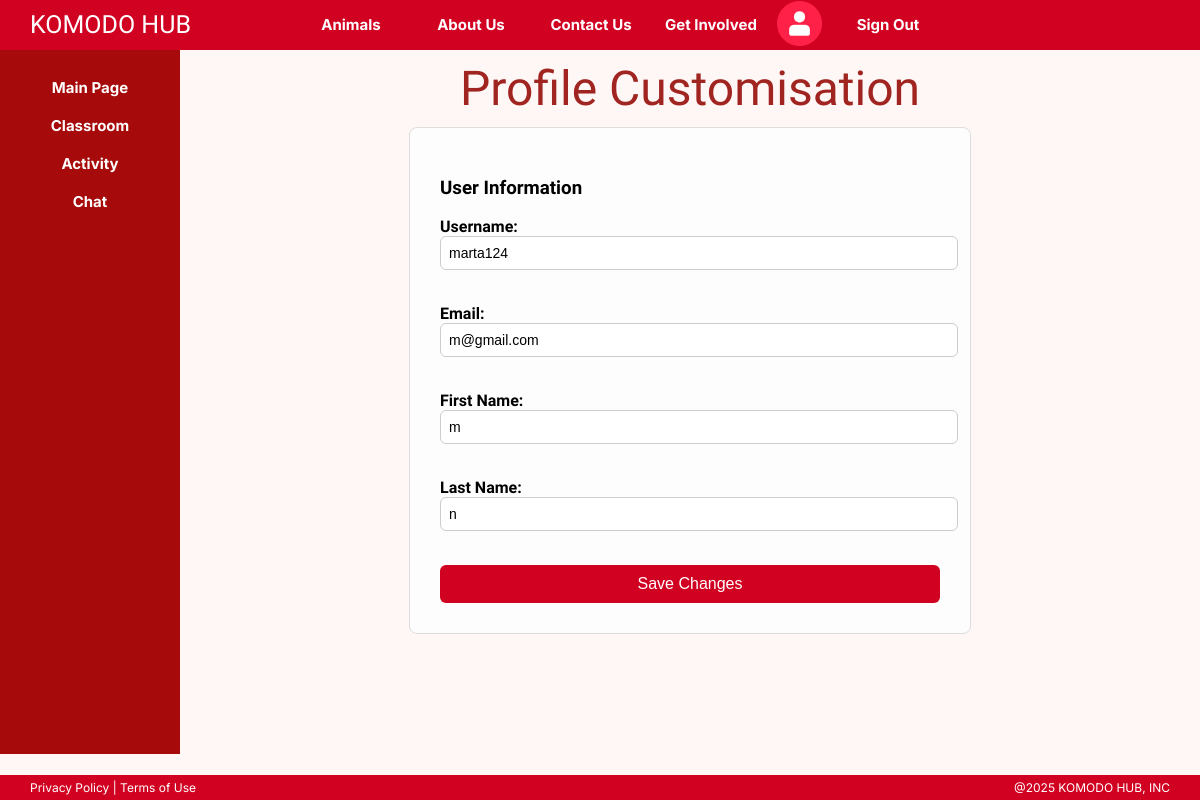
The app's page /profile/edit (signed in) with its own data.
### models.py (models this page shows, shortened)
class User(db.Model, UserMixin):
    __tablename__ = "user"
    uid = db.Column(db.Integer, primary_key=True)
    username = db.Column(db.String(100), unique = True, nullable = False)
    email = db.Column(db.String(120), unique=True, nullable = False)
    first_name = db.Column(db.String(50), nullable = False)
    last_name = db.Column(db.String(50), nullable = False)
    dob = db.Column(db.String(10), nullable = False)
    password = db.Column(db.String(100), nullable = False)
    role = db.Column(db.String(10), default = "student")
    class_id = db.Column(db.Integer)
    org_id = db.Column(db.Integer, db.ForeignKey('organisation.org_id'))

### routes.py (the view, shortened to what this page needs)
    @app.route('/profile/edit', methods=['GET', 'POST'])
    @login_required
    def edit_profile():
        user = User.query.get(current_user.uid)
        org = None
        if user.org_id:
            org = Organisation.query.get(user.org_id)
        return render_template('edit_profile.html', user=user, org=org)

### templates/edit_profile.html (shortened to what this page needs)
{% extends 'PrivateMain.html' %}
{% block head %}
<link rel="stylesheet" href="{{ url_for('static', filename='edit_profile.css') }}">
{% endblock %}
{% block body %}
<h1>Profile Customisation</h1>
<form method="POST">
  <h3>User Information</h3>
  <label>Username:</label><br>
  <input type="text" name="username" value="{{ user.username }}"><br><br>
  <label>Email:</label><br>
  <input type="email" name="email" value="{{ user.email }}"><br><br>
  <label>First Name:</label><br>
  <input type="text" name="first_name" value="{{ user.first_name }}"><br><br>
  <label>Last Name:</label><br>
  <input type="text" name="last_name" value="{{ user.last_name }}"><br><br>
  <button class="save-btn">Save Changes</button>
</form>
{% endblock %}

### static/edit_profile.css (style rules this page uses)
form { max-width: 500px; margin: auto; padding: 30px; border: 1px solid #ddd; border-radius: 8px; background-color: #fdfdfd; }
h1 { font-family: 'Just Another Hand'; font-size: 3rem; font-weight: 100; margin-bottom: 0; margin-top: 1rem; color: #a02420; padding: 10px; text-align: center; }
label { font-weight: bold; }
input { width: 100%; padding: 8px; margin-bottom: 15px; border: 1px solid #ccc; border-radius: 6px; font-size: 14px; }
.save-btn { background-color: #d10121; color: white; padding: 10px 15px; border: none; border-radius: 6px; cursor: pointer; width: 100%; font-size: 16px; }

### static/private.css (style rules this page uses)
html, body { padding: 0; margin: 0; background-color: #FFF6F6; width: 100%; font-family: 'Gothic A1'; }

### records on screen
User: username "marta124", email "m@gmail.com", first_name "m", last_name "n"
